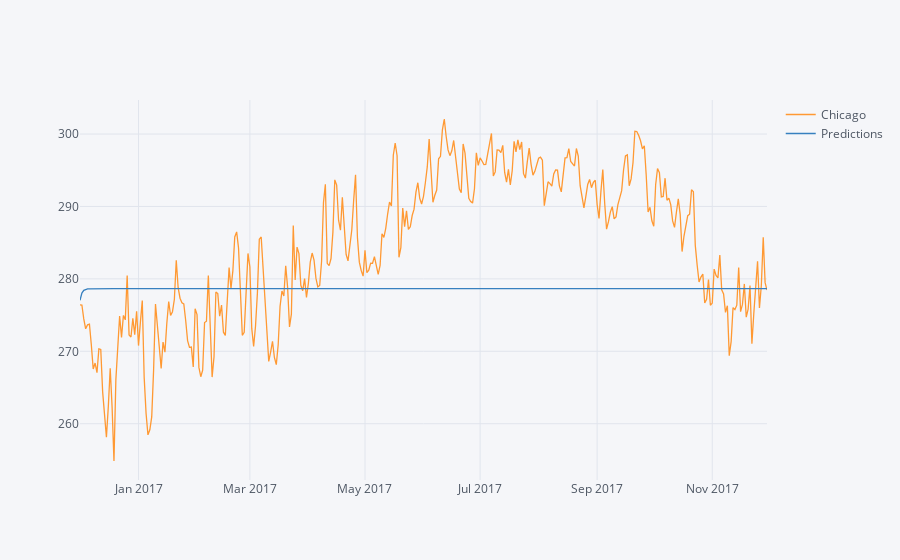

Notebook code cell kept with this figure:
### Code cell
import plotly
import cufflinks as cf
cf.go_offline()
cf.set_config_file(offline=False, world_readable=False)
forecast = model_fit.predict(n_periods=len(test),dynamic=True)
future_forecast = pd.DataFrame(forecast,index = test.index,columns=['Predictions'])

pd.concat([test,future_forecast],axis=1).iplot()

### Figure 1 — Plotly figure (JSON) as saved in the notebook; plotly's stock layout.template omitted (floating-point values rounded to 4 significant figures; data arrays with more than 128 entries replaced by an {"elided": "..."} marker saying what was removed)
{"data": [{"line": {"color": "rgba(255, 153, 51, 1.0)", "dash": "solid", "shape": "linear", "width": 1.3}, "mode": "lines", "name": "Chicago", "text": "", "type": "scatter", "x": {"elided": "365 str values"}, "y": {"elided": "365 float values"}}, {"line": {"color": "rgba(55, 128, 191, 1.0)", "dash": "solid", "shape": "linear", "width": 1.3}, "mode": "lines", "name": "Predictions", "text": "", "type": "scatter", "x": {"elided": "365 str values"}, "y": {"elided": "365 float values"}}], "layout": {"legend": {"bgcolor": "#F5F6F9", "font": {"color": "#4D5663"}}, "paper_bgcolor": "#F5F6F9", "plot_bgcolor": "#F5F6F9", "title": {"font": {"color": "#4D5663"}}, "xaxis": {"gridcolor": "#E1E5ED", "showgrid": true, "tickfont": {"color": "#4D5663"}, "title": {"font": {"color": "#4D5663"}, "text": ""}, "zerolinecolor": "#E1E5ED"}, "yaxis": {"gridcolor": "#E1E5ED", "showgrid": true, "tickfont": {"color": "#4D5663"}, "title": {"font": {"color": "#4D5663"}, "text": ""}, "zerolinecolor": "#E1E5ED"}}}
